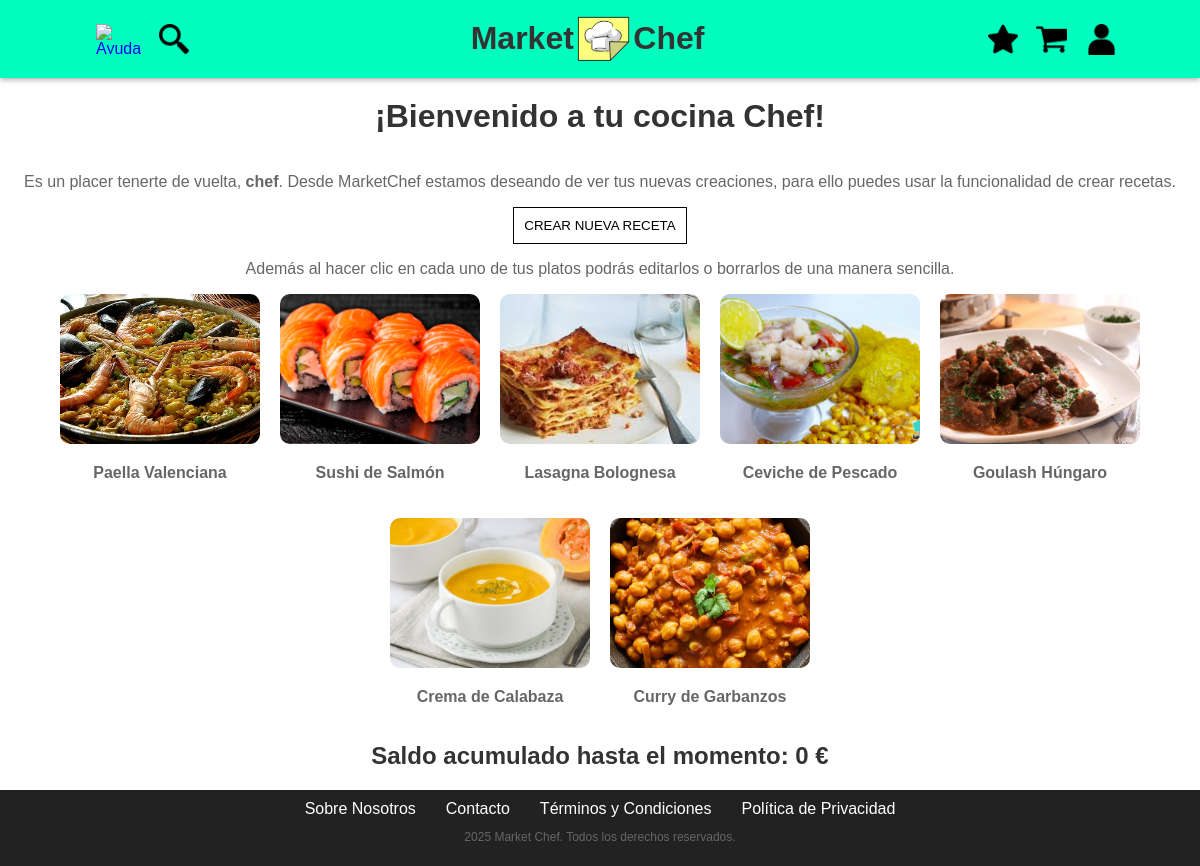
/estrellaMichelin.php (signed in), run on an earlier commit of the app's database.
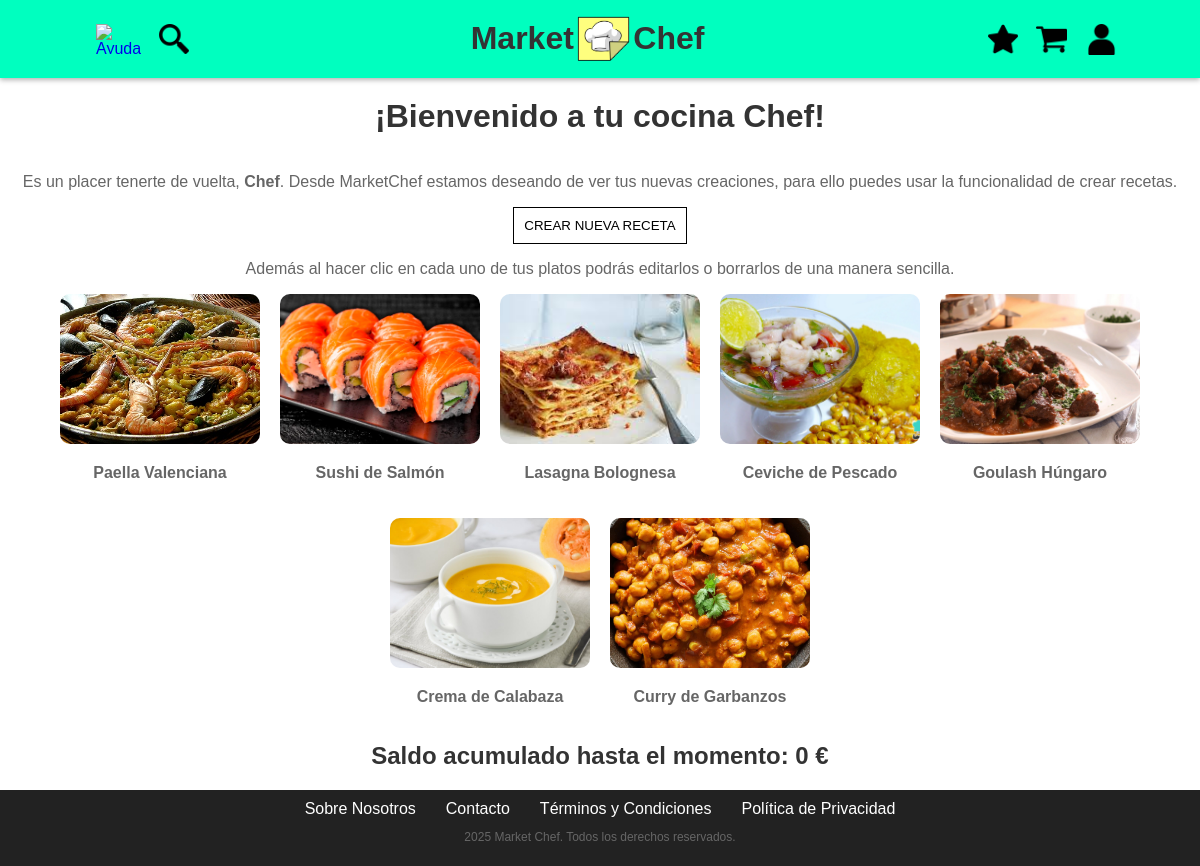
And on a later commit of the database.
### tables this page shows
CREATE TABLE `usuarios` (
 `ID` int(11) NOT NULL AUTO_INCREMENT,
 `Nombre` varchar(100) NOT NULL,
 `Apellidos` varchar(100) NOT NULL,
 `Email` varchar(100) NOT NULL,
 `Rol` enum('Admin','User','Chef') NOT NULL DEFAULT 'User',
 `Password` varchar(250) NOT NULL COMMENT 'Se guarda el Hash',
 `Ruta` varchar(100) NOT NULL,
 PRIMARY KEY (`ID`),
 UNIQUE KEY `Email` (`Email`)
);

CREATE TABLE `recetas` (
 `ID` int(11) NOT NULL AUTO_INCREMENT,
 `Nombre` varchar(100) NOT NULL,
 `Autor` int(11) NOT NULL,
 `Descripcion` text NOT NULL,
 `Pasos` json NOT NULL,
 `Tiempo` int(11) NOT NULL,
 `Precio` double NOT NULL,
 `Fecha_Creacion` timestamp NOT NULL DEFAULT current_timestamp(),
 `Valoracion` double DEFAULT NULL,
  `Ruta` varchar(100) NOT NULL,
 PRIMARY KEY (`ID`),
 KEY `fk_recetas_autor` (`Autor`),
 CONSTRAINT `fk_recetas_autor` FOREIGN KEY (`Autor`) REFERENCES `usuarios` (`ID`) ON DELETE CASCADE ON UPDATE CASCADE
);

CREATE TABLE `chefs` (
 `Usuario` int(11) NOT NULL,
 `DNI` varchar(9) NOT NULL,
 `Cuenta_bancaria` varchar(255) NOT NULL,
 `Saldo` double NOT NULL DEFAULT 0,
 UNIQUE KEY `DNI` (`DNI`),
 KEY `fk_c_usuario` (`Usuario`),
 CONSTRAINT `fk_c_usuario` FOREIGN KEY (`Usuario`) REFERENCES `usuarios` (`ID`) ON DELETE CASCADE ON UPDATE CASCADE
);

### estrellaMichelin.php (called while the page is built, shortened)
<?php
    require_once("includes/config.php");
    $estrellaMichelinHelper = new estrellaMichelinHelper();
    $estrellaMichelinHelper->init();
    $htmlEstrellaMichelinHelper = $estrellaMichelinHelper->iniciarRol();
    require ("includes/comun/plantilla.php");
?>

### includes/entidades/receta/recetaDAO.php (called while the page is built, shortened)
<?php
class recetaDAO extends baseDAO implements IReceta
{
    public function mostrarRecetasPorAutor($userDTO)
    {
        $conn = application::getInstance()->getConexionBd();
        $query = "SELECT ID, Nombre, Ruta FROM recetas WHERE Autor = ?";
        $stmt = $conn->prepare($query);
        $autor = $userDTO->getId();
        $stmt->bind_param("i", $autor);
        if($stmt->execute())
        {
            $result = $stmt->get_result();
            $recetas = [];
            if ($result->num_rows > 0)
            {
                while ($row = $result->fetch_assoc())
                {
                    $recetas[] = new recetaDTO(
                        $row["ID"],
                        $row["Nombre"],
                        null,
                        null,
                        null,
                        null,
                        null,
                        null,
                        $row["Ruta"]
                    );
                }
            }
        }
        return $recetas;
    }
}
?>

### includes/entidades/usuario/userDTO.php (called while the page is built, shortened)
<?php
class userDTO
{
    private $id;
    private $nombre;
    private $email;
    private $rol;
    public function __construct($id, $nombre, $apellidos, $email, $rol, $password, $ruta)
    {
        $this->id = $id;
        $this->nombre = $nombre;
        $this->email = $email;
        $this->rol = $rol;
    }
    public function getId()
    {
        return $this->id;
    }
    public function getNombre()
    {
        return $this->nombre;
    }
    public function getEmail()
    {
        return $this->email;
    }
    public function getRol()
    {
        return $this->rol;
    }
}
?>

### includes/entidades/usuario/userDAO.php (called while the page is built, shortened)
<?php
class userDAO implements IUser
{
    public function buscaUsuario($userDTO)
    {
        $conn = application::getInstance()->getConexionBd();
        $query = sprintf("SELECT * FROM usuarios WHERE Email='%s'", $conn->real_escape_string($userDTO->getEmail()));
        $rs = $conn->query($query);
        if ($rs && $rs->num_rows == 1)
        {
            $fila = $rs->fetch_assoc();
            $user = new userDTO($fila['ID'], $fila['Nombre'], $fila['Apellidos'], $fila['Email'], $fila['Rol'], $fila['Password'], $fila['Ruta']);
            return $user;
        }
        return false;
    }
}
?>

### includes/entidades/usuario/userAppService.php (called while the page is built, shortened)
<?php
class userAppService
{
    private static $instance;
    public static function GetSingleton()
    {
        if (!self::$instance instanceof self)
        {
            self::$instance = new self;
        }
        return self::$instance;
    }
    public function buscarUsuario($userDTO)
    {
        $IUserDAO = userFactory::CreateUser();
        $foundedUserDTO = $IUserDAO->buscaUsuario($userDTO);
        if($foundedUserDTO){
            return $foundedUserDTO;
        }
        return false;
    }
}
?>

### includes/entidades/receta/recetaAppService.php (called while the page is built, shortened)
<?php
class recetaAppService
{
    private static $instance;
    public static function GetSingleton()
    {
        if (!self::$instance instanceof self)
        {
            self::$instance = new self;
        }
        return self::$instance;
    }
    public function mostrarRecetasPorAutor($userDTO){
        $IRecetaDAO = recetaFactory::CreateReceta();
        return $IRecetaDAO->mostrarRecetasPorAutor($userDTO);
    }
}
?>

### includes/config.php (called while the page is built, shortened)
<?php
spl_autoload_register(function ($class) {
    $prefix = 'es\\ucm\\fdi\\aw\\';
    $base_dir = __DIR__ . '/';
    $len = strlen($prefix);
    $relative_class = substr($class, $len);
    $file = $base_dir . str_replace('\\', '/', $relative_class) . '.php';
});
?>

### includes/entidades/receta/recetaDTO.php (called while the page is built, shortened)
<?php
class recetaDTO
{
    private $id;
    private $nombre;
    private $ruta;
    public function __construct($id, $nombre, $autor, $descripcion, $pasos, $tiempo, $precio, $fecha_creacion, $ruta)
    {
        $this->id = $id;
        $this->nombre = $nombre;
        $this->ruta = $ruta;
    }
    public function getId()
    {
        return $this->id;
    }
    public function getNombre()
    {
        return $this->nombre;
    }
    public function getRuta()
    {
        return $this->ruta;
    }
}
?>

### includes/application.php (called while the page is built, shortened)
<?php
class application
{
	private static $instancia;
	public static function getInstance()
	{
		if ( !self::$instancia instanceof self )
		{
			self::$instancia = new static();
		}
		return self::$instancia;
	}
	public function getEmail()
	{
		return $_SESSION['usuario'];
	}
}

### includes/entidades/usuario/userFactory.php (called while the page is built, shortened)
<?php
class userFactory
{
    public static function CreateUser() : IUser
    {
        return new userDAO();
    }
}
?>

### includes/entidades/chef/chefDAO.php (called while the page is built, shortened)
<?php
class chefDAO extends baseDAO implements IChef
{
    public function informacionChef($userDTO)
    {
        $conn = application::getInstance()->getConexionBd();
        $query = "SELECT * FROM chefs WHERE Usuario = ?";
        $stmt = $conn->prepare($query);
        $id = $userDTO->getId();
        $stmt->bind_param("i", $id);
        if($stmt->execute())
        {
            $result = $stmt->get_result();
            $chef = null;
            if ($result->num_rows > 0)
            {
                while ($row = $result->fetch_assoc())
                {
                    $chef = new chefDTO(
                        $row["Usuario"],
                        $row["DNI"],
                        $row["Cuenta_bancaria"],
                        $row["Saldo"]
                    );
                }
            }
        }
            return $chef;
    }
}
?>

### includes/entidades/chef/chefAppService.php (called while the page is built, shortened)
<?php
class chefAppService
{
    public function informacionChef($userDTO)
    {
        $IChefDAO = chefFactory::createChef();
        return $IChefDAO->informacionChef($userDTO);
    }
}
?>

### includes/entidades/chef/chefDTO.php (called while the page is built, shortened)
<?php
class chefDTO
{
    private $Saldo;
    public function __construct($id, $DNI, $Cuenta_Bancaria, $Saldo)
    {
        $this->Saldo = $Saldo;
    }
    public function getSaldo()
    {
        return $this->Saldo;
    }
}
?>

### includes/helpers/estrellaMichelinHelper.php (the view, shortened to what the rows shown need)
<?php
class estrellaMichelinHelper {
    private $user;
    public function init(){
        $app = application::getInstance();
        $userAppService = userAppService::GetSingleton();
        $this->user = $userAppService->buscarUsuario(new userDTO(null, null, null, $app->getEmail(), null, null, null));
    }
    public function iniciarRol() {
        $rol = $this->user->getRol();
        if($rol == 'User'){
            return <<<HTML
                <h1>¡Conviertete en un Chef Estrella Michelin!</h1>
                <p> Si quieres ser un chef, debes ponerte en contacto con nosotros y comentarnos porqué quieres ser chef, tu experiencia y tus habilidades</p>
                <p> No te olvides de adjuntar tu DNI y tu cuenta bancaria para que podamos comprobar tu identidad y gestionar los pagos</p>
                <p> ¡Para contactar con nosotros puedes acceder a la sección de contacto o simplemente haz click <a href="contacto.php">aquí</a>!</p>
            HTML;
        }else if ($rol == 'Chef'){
            $recetasHTML = $this->mostrarRecetasChef();
            $chefAppService = chefAppService::GetSingleton();
            $chefDTO = $chefAppService->informacionChef($this->user);
            return <<<HTML
                <h1> ¡Bienvenido a tu cocina Chef!</h1>
                <p> Es un placer tenerte de vuelta, <b>{$this->user->getNombre()}</b>. Desde MarketChef estamos deseando de ver tus nuevas creaciones, para ello puedes usar la funcionalidad de crear recetas.</p>
                <div>
                    <button type="button" class="send-button" onclick="location.href='crearReceta.php'">CREAR NUEVA RECETA</button>
                </div>
                <p> Además al hacer clic en cada uno de tus platos podrás editarlos o borrarlos de una manera sencilla.</p>
                {$recetasHTML}
                <h2>Saldo acumulado hasta el momento: {$chefDTO->getSaldo()} €</h2>
            HTML;
        }
    }
    public function mostrarRecetasChef() {
        $recetaAppService = recetaAppService::GetSingleton();
        $recetas = $recetaAppService->mostrarRecetasPorAutor($this->user);
        $html = '<div class="recetas-container">';
        foreach ($recetas as $receta) {
            $html .= <<<HTML
                <div class="receta-card">
                    <a href="editarReceta.php?id={$receta->getId()}">
                        <img src="img/receta/{$receta->getRuta()}" alt="{$receta->getNombre()}" class="receta-imagen">
                    </a>
                    <p class="receta-titulo">{$receta->getNombre()}</p>
                </div>
            HTML;
        }
        $html .= '</div>';
        return $html;
    }
}
?>

What changed in the data, as far as the page shows it:
changed usuarios: Nombre "chef" → "Chef"
